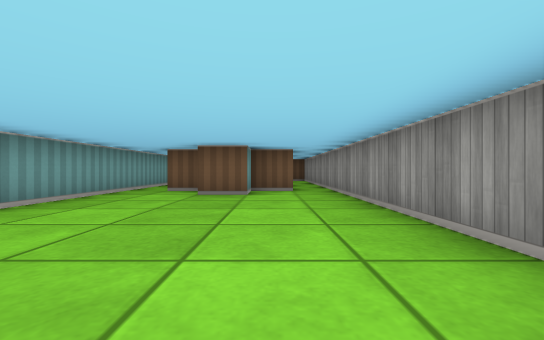
View 1 (above)

13 first-person views from a walk through a cub3D level. The camera is about half as high as the walls, looks level and sees 90° across. The floor is counted in squares. Each view is taken from the middle of a square. On the plan, view 1 faces up. The plan holds only what a view shows up to about 9 squares ahead; the rest is blank.

View 2
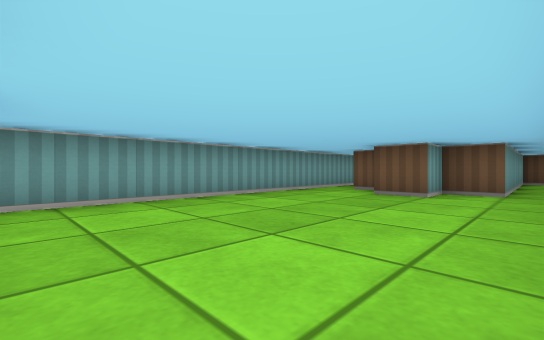

View 3
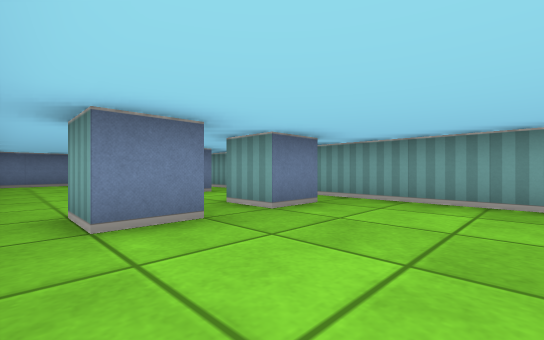

View 4
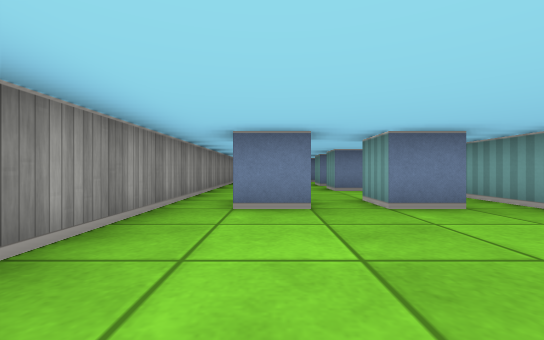

View 5
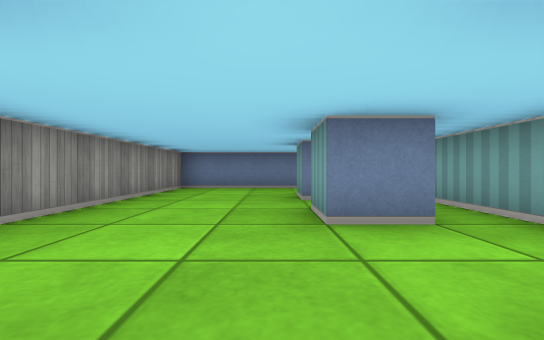

View 6
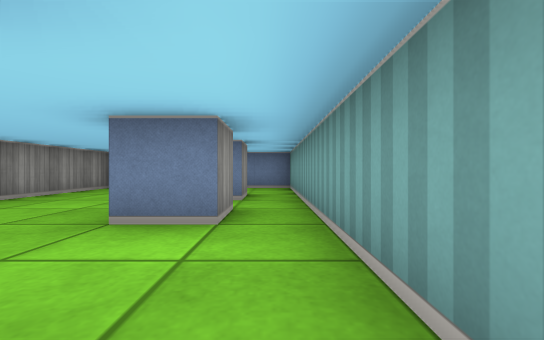

View 7
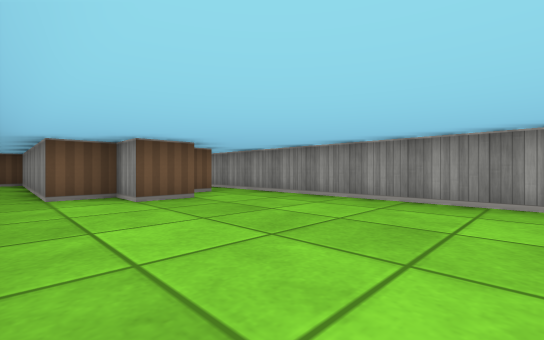

View 8
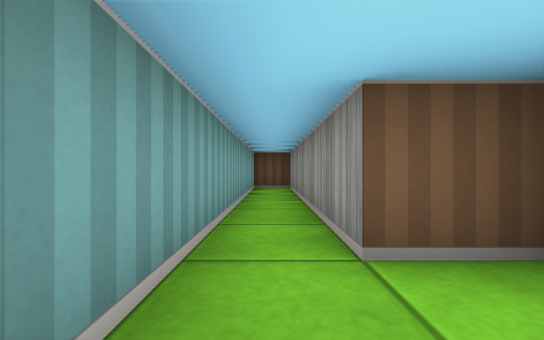

View 9
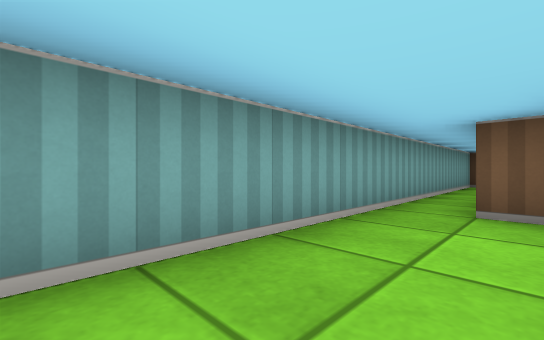

View 10
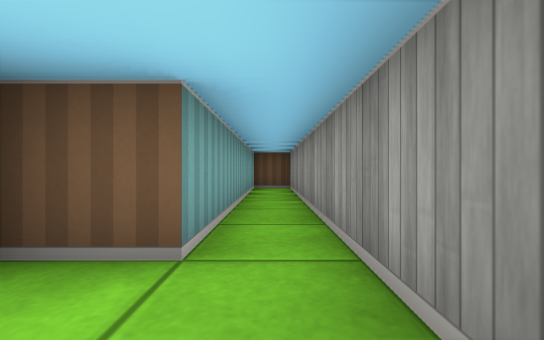

View 11
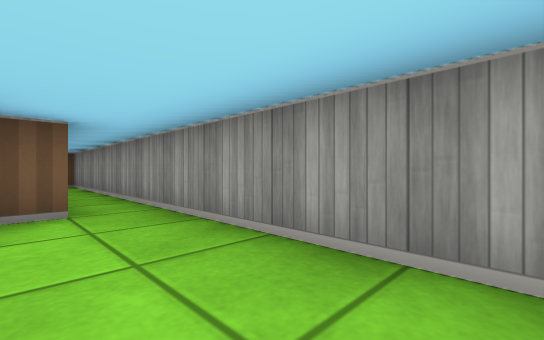

View 12
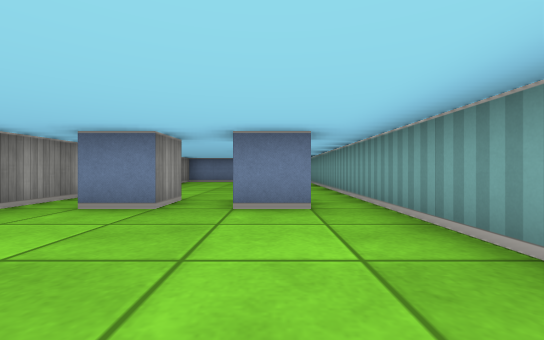

View 13
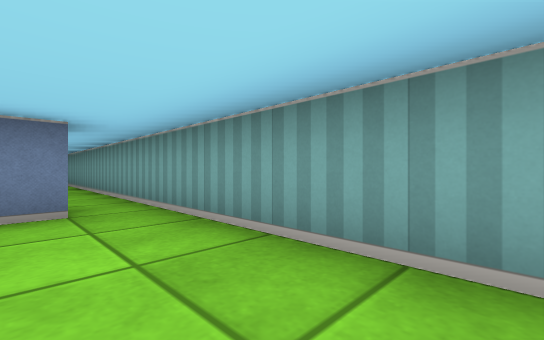

### Floor plan
Points are (right, up) in squares from view 1. A wall is a line through its corners. A room is listed if a view was taken in it or the views show most of it. See-through windows are left out.
Room 1 (views 1, 2, 3, 4, 5, 6, 7, 8, 9, 10, 11, 12, 13)
walls: (-2.6, -0.5) (-1.5, -0.5) (-1.5, -1.5); (-0.5, -1.5) (-0.5, -0.5) (0.5, -0.5) (0.5, -1.5); (-1.5, 5.5) (-1.5, 6.5) (-2.5, 6.5) (-2.5, 12.5) (-3.5, 12.5) (-3.5, -8.5) (1.5, -8.5) (1.5, 12.5) (0.5, 12.5) (0.5, 6.5) (-0.5, 6.5) (-0.5, 5.5) (-1.5, 5.5); (-2.5, -4.5) (-2.5, -3.5) (-1.5, -3.5) (-1.5, -4.5); (-2.5, -6.5) (-2.5, -5.5) (-1.5, -5.5) (-1.5, -6.5)

Where each view was taken, in squares from view 1:
view 1: 0 up, 0 right, facing up
view 2: 0 up, 1 right, facing up-left
view 3: 2 up, 1 right, facing down-left
view 4: 3 up, 0 right, facing down
view 5: 1 down, 1 left, facing down
view 6: 1 down, 3 left, facing down
view 7: 1 up, 3 left, facing up-right
view 8: 5 up, 3 left, facing up
view 9: 3 up, 2 left, facing up-left
view 10: 5 up, 1 right, facing up
view 11: 3 up, 0 right, facing up-right
view 12: 3 up, 2 left, facing down
view 13: 3 up, 2 left, facing down-left
